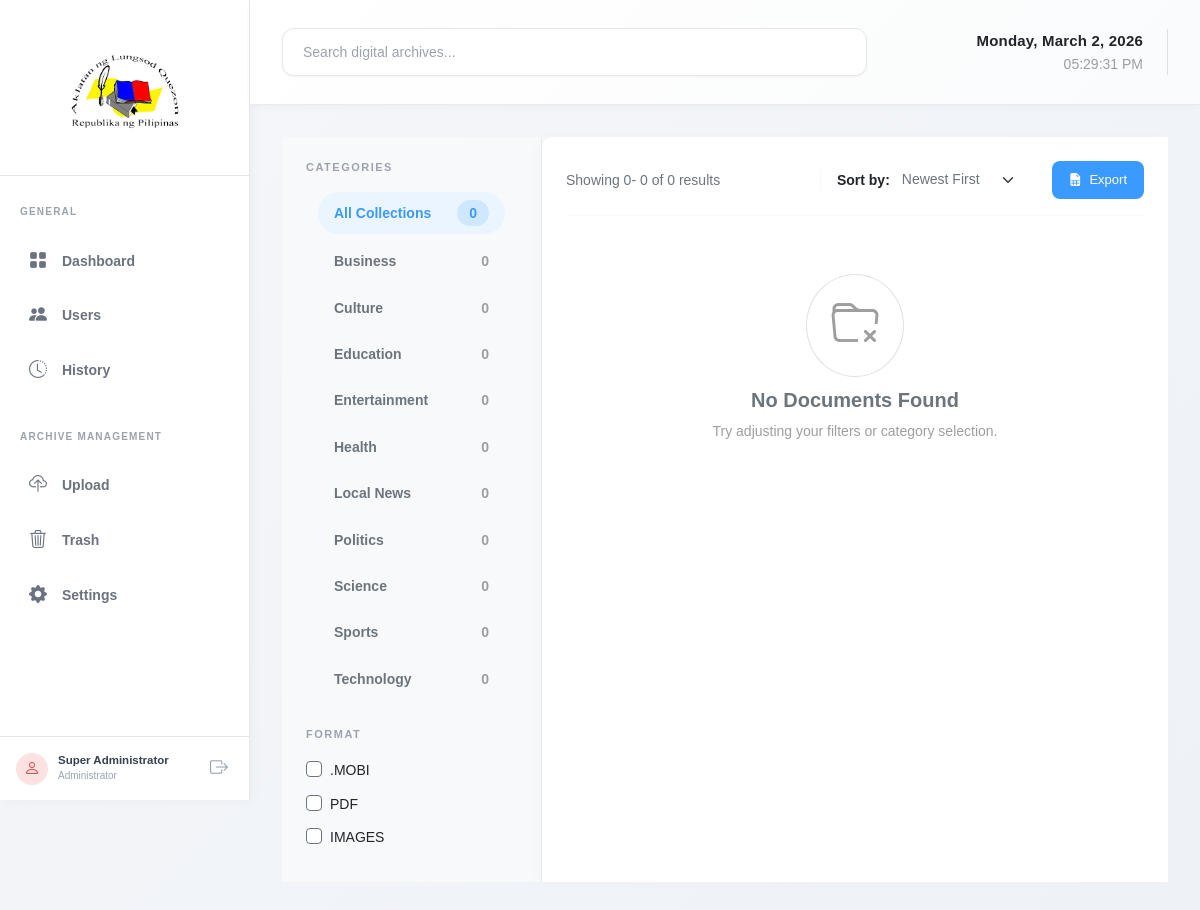
Screenshot of /pages/collections.php (signed in) with the database file from the repository.
### tables this page shows
CREATE TABLE IF NOT EXISTS users (
    id INT PRIMARY KEY AUTO_INCREMENT,
    username VARCHAR(50) UNIQUE NOT NULL,
    password VARCHAR(255) NOT NULL,
    full_name VARCHAR(100) NOT NULL,
    email VARCHAR(100) UNIQUE NOT NULL,
    profile_photo VARCHAR(255) DEFAULT NULL,
    role ENUM('super_admin', 'admin') DEFAULT 'admin',
    status ENUM('active', 'inactive') DEFAULT 'active',
    last_login DATETIME DEFAULT NULL,
    deleted_by INT DEFAULT NULL,
    deleted_at DATETIME DEFAULT NULL,
    created_at DATETIME DEFAULT CURRENT_TIMESTAMP,
    updated_at DATETIME DEFAULT CURRENT_TIMESTAMP ON UPDATE CURRENT_TIMESTAMP
);

CREATE TABLE IF NOT EXISTS categories (
    id INT PRIMARY KEY AUTO_INCREMENT,
    name VARCHAR(100) NOT NULL,
    created_at DATETIME DEFAULT CURRENT_TIMESTAMP
);

### backend/core/functions.php (called while the page is built, shortened)
<?php
function isLoggedIn()
{
    return isset($_SESSION['user_id']) && !empty($_SESSION['user_id']);
}
function getCurrentUser()
{
    global $pdo;
    $stmt = $pdo->prepare("SELECT * FROM users WHERE id = ?");
    $stmt->execute([$_SESSION['user_id']]);
    return $stmt->fetch();
}
function getPagination($totalItems, $currentPage, $itemsPerPage)
{
    $totalPages = ceil($totalItems / $itemsPerPage);
    $currentPage = max(1, min($currentPage, $totalPages));
    $offset = ($currentPage - 1) * $itemsPerPage;
    return [
        'total_items' => $totalItems,
        'total_pages' => $totalPages,
        'current_page' => $currentPage,
        'items_per_page' => $itemsPerPage,
        'offset' => $offset,
        'has_prev' => $currentPage > 1,
        'has_next' => $currentPage < $totalPages
    ];
}

### backend/core/auth.php (called while the page is built, shortened)
<?php
require_once __DIR__ . '/config.php';
require_once __DIR__ . '/functions.php';
$currentUser = getCurrentUser();

### pages/collections.php (the view, shortened to what this page needs)
<?php
require_once __DIR__ . '/../backend/core/auth.php';
require_once __DIR__ . '/../backend/core/functions.php';
$page = isset($_GET['page']) ? max(1, intval($_GET['page'])) : 1;
$limit = isset($_GET['limit']) ? intval($_GET['limit']) : 20;
$categoryFilter = $_GET['category'] ?? '';
$formatFilters = isset($_GET['format']) ? (array) $_GET['format'] : [];
$sortBy = $_GET['sort'] ?? 'newest';
$searchQuery = $_GET['q'] ?? '';
$catSql = "SELECT c.id, c.name, COUNT(n.id) as count
           FROM categories c
           LEFT JOIN newspapers n ON c.id = n.category_id AND n.deleted_at IS NULL
           GROUP BY c.id, c.name
           ORDER BY c.name ASC";
$categoriesWithCounts = $pdo->query($catSql)->fetchAll();
$totalDocsSql = "SELECT COUNT(id) FROM newspapers WHERE deleted_at IS NULL";
$totalCollectionsCount = $pdo->query($totalDocsSql)->fetchColumn();
$whereClause = "WHERE n.deleted_at IS NULL";
$params = [];
$countSql = "SELECT COUNT(*) as total FROM newspapers n $whereClause";
$countStmt = $pdo->prepare($countSql);
$countStmt->execute($params);
$totalResults = $countStmt->fetch()['total'];
$pagination = getPagination($totalResults, $page, $limit);
if ($sortBy === 'oldest') {
    $orderBy = 'n.publication_date ASC';
} elseif ($sortBy === 'a-z') {
    $orderBy = 'n.title ASC';
} elseif ($sortBy === 'z-a') {
    $orderBy = 'n.title DESC';
} else {
    $orderBy = 'n.created_at DESC';
}
$sql = "SELECT n.*, c.name as category_name, l.name as language_name
        FROM newspapers n
        LEFT JOIN categories c ON n.category_id = c.id
        LEFT JOIN languages l ON n.language_id = l.id
        $whereClause
        ORDER BY $orderBy
        LIMIT ? OFFSET ?";
$queryParams = $params;
$queryParams[] = $limit;
$queryParams[] = $pagination['offset'];
$stmt = $pdo->prepare($sql);
$stmt->execute($queryParams);
$documents = $stmt->fetchAll();
include __DIR__ . '/../views/layouts/header.php';
?>
<div class="dashboard-top-section position-sticky top-0" style="z-index: 1020;">
    <div class="row align-items-center justify-content-between g-3">
        <div class="col-md-7 col-lg-8">
            <form method="GET" action="" class="m-0" id="searchFilterForm">
                <div class="d-flex align-items-center gap-3">
                    <div class="top-search-pill d-flex align-items-center flex-grow-1 position-relative p-1">
                        <input type="text" class="form-control border-0 bg-transparent shadow-none px-3" name="q"
                            placeholder="Search digital archives..." value="<?= htmlspecialchars($searchQuery) ?>">
                    </div>
                </div>
            </form>
        </div>
        <div class="col-md-5 col-lg-4 text-end d-flex justify-content-end align-items-center gap-3">
            <div class="current-datetime-display d-flex flex-column text-end pe-4"
                style="border-right: 1px solid #E0E0E0;">
                <div id="currentDate" class="fw-bold text-dark mb-0" style="font-size: 15px; letter-spacing: 0.2px;">
                    Monday, 21 October 2024</div>
                <div id="currentTime" class="text-muted" style="font-size: 14px;">14:32:05 PM</div>
            </div>
        </div>
    </div>
</div>
<div class="collections-container d-flex flex-column flex-md-row">
    <aside class="collections-sidebar p-4 bg-white border-end"
        style="min-width: 260px; min-height: calc(100vh - 70px);">
        <h6 class="sidebar-heading mb-3"
            style="font-size: 11px; font-weight: 700; color: #9CA3AF; letter-spacing: 1.5px; text-transform: uppercase;">
            CATEGORIES
        </h6>
        <ul class="nav flex-column mb-4 category-list">
            <li class="nav-item mb-1">
                <?php $isAllActive = empty($categoryFilter) || $categoryFilter === 'all'; ?>
                <a href="?category=all&sort=<?= $sortBy ?>&limit=<?= $limit ?>&q=<?= urlencode($searchQuery) ?>"
                    class="nav-link d-flex justify-content-between align-items-center rounded-pill py-2 px-3 <?= $isAllActive ? 'fw-bold' : 'fw-semibold text-secondary' ?>"
                    style="<?= $isAllActive ? 'background-color: #EBF5FF; color: #3A9AFF !important;' : 'font-size: 14px; color: #4B5563;' ?>">
                    <span>All Collections</span>
                    <?php if ($isAllActive): ?>
                        <span class="badge rounded-pill"
                            style="background-color: #D0E8FF; color: #3A9AFF; font-weight: 600;">
                            <?= formatNumberShortcut($totalCollectionsCount) ?>
                        </span>
                    <?php else: ?>
                        <span class="text-muted" style="font-size: 13px; font-weight: 500;">
                            <?= formatNumberShortcut($totalCollectionsCount) ?>
                        </span>
                    <?php endif; ?>
                </a>
            </li>
            <?php foreach ($categoriesWithCounts as $cat): ?>
                <?php $isActive = $categoryFilter == $cat['id']; ?>
                <li class="nav-item mb-1">
                    <a href="?category=<?= $cat['id'] ?>&sort=<?= $sortBy ?>&limit=<?= $limit ?>&q=<?= urlencode($searchQuery) ?>"
                        class="nav-link d-flex justify-content-between align-items-center rounded-pill py-2 px-3 <?= $isActive ? 'fw-bold' : 'fw-semibold text-secondary' ?>"
                        style="<?= $isActive ? 'background-color: #EBF5FF; color: #3A9AFF !important;' : 'font-size: 14px; color: #4B5563;' ?>">
                        <span>
                            <?= htmlspecialchars($cat['name']) ?>
                        </span>
                        <?php if ($isActive): ?>
                            <span class="badge rounded-pill"
                                style="background-color: #D0E8FF; color: #3A9AFF; font-weight: 600;">
                                <?= formatNumberShortcut($cat['count']) ?>
                            </span>
                        <?php else: ?>
                            <span class="text-muted" style="font-size: 13px; font-weight: 500;">
                                <?= formatNumberShortcut($cat['count']) ?>
                            </span>
                        <?php endif; ?>
                    </a>
                </li>
            <?php endforeach; ?>
        </ul>
        <h6 class="sidebar-heading mt-4 mb-3"
            style="font-size: 11px; font-weight: 700; color: #9CA3AF; letter-spacing: 1.5px; text-transform: uppercase;">
            FORMAT
        </h6>
        <form action="" method="GET" id="formatFilterForm">
            <div class="form-check mb-2">
                <input class="form-check-input border-secondary shadow-none" type="checkbox" name="format[]"
                    value="mobi" id="formatMobi" <?= in_array('mobi', $formatFilters) ? 'checked' : '' ?>
                    onchange="this.form.submit()">
                <label class="form-check-label text-dark fw-medium" for="formatMobi">
                    .MOBI
                </label>
            </div>
            <div class="form-check mb-2">
                <input class="form-check-input border-secondary shadow-none" type="checkbox" name="format[]" value="pdf"
                    id="formatPdf" <?= in_array('pdf', $formatFilters) ? 'checked' : '' ?> onchange="this.form.submit()">
                <label class="form-check-label text-dark fw-medium" for="formatPdf">
                    PDF
                </label>
            </div>
            <div class="form-check mb-2">
                <input class="form-check-input border-secondary shadow-none" type="checkbox" name="format[]"
                    value="images" id="formatImages" <?= in_array('images', $formatFilters) ? 'checked' : '' ?>
                    onchange="this.form.submit()">
                <label class="form-check-label text-dark fw-medium" for="formatImages">
                    IMAGES
                </label>
            </div>
        </form>
    </aside>
    <main class="collections-content flex-grow-1 p-4 bg-white">
        <div class="d-flex flex-wrap justify-content-between align-items-center mb-4 pb-3 border-bottom border-light">
            <div class="text-secondary fw-medium" style="font-size: 14px;">
                Showing
                <?= $totalResults > 0 ? ($pagination['offset'] + 1) : 0 ?>-
                <?= min($pagination['offset'] + $limit, $totalResults) ?> of
                <?= number_format($totalResults) ?> results
            </div>
            <div class="d-flex align-items-center gap-3">
                <div class="d-flex align-items-center border-start border-light ps-3">
                    <span class="text-dark fw-bold me-2" style="font-size: 14px;">Sort by:</span>
                    <form action="" method="GET" id="sortForm" class="m-0">
                        <select name="sort" class="form-select border-0 text-secondary shadow-none fw-medium"
                            style="font-size: 14px; cursor: pointer; background-color: transparent; min-width: 130px; padding: 0 28px 0 4px;"
                            onchange="this.form.submit()">
                            <option value="newest" <?= $sortBy === 'newest' ? 'selected' : '' ?>>Newest First</option>
                        </select>
                    </form>
                </div>
                <?php
                $exportParams = $_GET;
                $exportParams['export'] = 'csv';
                $exportUrl = '?' . http_build_query($exportParams);
                ?>
                <a href="<?= $exportUrl ?>" class="btn text-white rounded-3 px-3 py-2 fw-medium ms-2"
                    style="background-color: #3A9AFF; font-size: 13px;">
                    <i class="bi bi-file-earmark-spreadsheet-fill me-1"></i> Export
                </a>
            </div>
        </div>
        <?php if (empty($documents)): ?>
            <div class="text-center py-5">
                <i class="bi bi-folder-x text-muted border p-4 rounded-circle" style="font-size: 3rem;"></i>
                <h5 class="mt-4 fw-bold text-secondary">No Documents Found</h5>
                <p class="text-muted small">Try adjusting your filters or category selection.</p>
            </div>
        <?php endif; ?>
    </main>
</div>
<?php
function formatNumberShortcut($n)
{
    if ($n < 1000)
        return $n;
    $number = floor($n / 100) / 10;
    return $number . 'k';
}
?>
<?php
include __DIR__ . '/../views/layouts/footer.php';
?>

### views/layouts/sidebar.php (shortened to what this page needs)
<aside class="sidebar" id="sidebar">
    <div class="sidebar-header">
        <div class="logo-container">
            <img src="<?= APP_URL ?>/assets/images/sidebarlogo.png" alt="QCPL Logo" class="sidebar-logo">
        </div>
    </div>
    <nav class="sidebar-nav">
        <div class="nav-section">
            <span class="nav-section-title">GENERAL</span>
            <ul class="nav-list">
                <li class="nav-item">
                    <a href="<?= APP_URL ?>/dashboard.php"
                        class="nav-link <?= basename($_SERVER['PHP_SELF']) == 'dashboard.php' ? 'active' : '' ?>">
                        <i class="bi bi-grid-fill"></i>
                        <span>Dashboard</span>
                    </a>
                </li>
                <li class="nav-item">
                    <a href="<?= APP_URL ?>/pages/users.php"
                        class="nav-link <?= basename($_SERVER['PHP_SELF']) == 'users.php' ? 'active' : '' ?>">
                        <i class="bi bi-people-fill"></i>
                        <span>Users</span>
                    </a>
                </li>
                <li class="nav-item">
                    <a href="<?= APP_URL ?>/pages/history.php"
                        class="nav-link <?= basename($_SERVER['PHP_SELF']) == 'history.php' ? 'active' : '' ?>">
                        <i class="bi bi-clock-history"></i>
                        <span>History</span>
                    </a>
                </li>
            </ul>
        </div>
        <div class="nav-section">
            <span class="nav-section-title">ARCHIVE MANAGEMENT</span>
            <ul class="nav-list">
                <li class="nav-item">
                    <a href="<?= APP_URL ?>/pages/upload.php"
                        class="nav-link <?= basename($_SERVER['PHP_SELF']) == 'upload.php' ? 'active' : '' ?>">
                        <i class="bi bi-cloud-upload"></i>
                        <span>Upload</span>
                    </a>
                </li>
                <li class="nav-item">
                    <a href="<?= APP_URL ?>/pages/trash.php"
                        class="nav-link <?= basename($_SERVER['PHP_SELF']) == 'trash.php' ? 'active' : '' ?>">
                        <i class="bi bi-trash3"></i>
                        <span>Trash</span>
                    </a>
                </li>
                <li class="nav-item">
                    <a href="<?= APP_URL ?>/pages/settings.php"
                        class="nav-link <?= basename($_SERVER['PHP_SELF']) == 'settings.php' ? 'active' : '' ?>">
                        <i class="bi bi-gear-fill"></i>
                        <span>Settings</span>
                    </a>
                </li>
            </ul>
        </div>
    </nav>
    <div class="sidebar-footer">
        <div class="sidebar-avatar">
            <i class="bi bi-person"></i>
        </div>
        <div class="sidebar-user-info">
            <span class="sidebar-user-name"><?= htmlspecialchars($currentUser['full_name'] ?? 'User') ?></span>
            <span class="sidebar-user-role">Administrator</span>
        </div>
        <a href="#" data-bs-toggle="modal" data-bs-target="#logoutModal" class="sidebar-logout-btn" title="Logout">
            <i class="bi bi-box-arrow-right"></i>
        </a>
    </div>
</aside>

### rows the page displays
users: full_name "Super Administrator"
categories: name "Business", count "0"
categories: name "Culture", count "0"
categories: name "Education", count "0"
categories: name "Entertainment", count "0"
categories: name "Health", count "0"
categories: name "Local News", count "0"
categories: name "Politics", count "0"
categories: name "Science", count "0"
categories: name "Sports", count "0"
categories: name "Technology", count "0"

### other values shown
formatNumberShortcut($totalCollectionsCount) "0"
min($pagination['offset'] + $limit, $totalResults) "0"
$totalResults "0"
